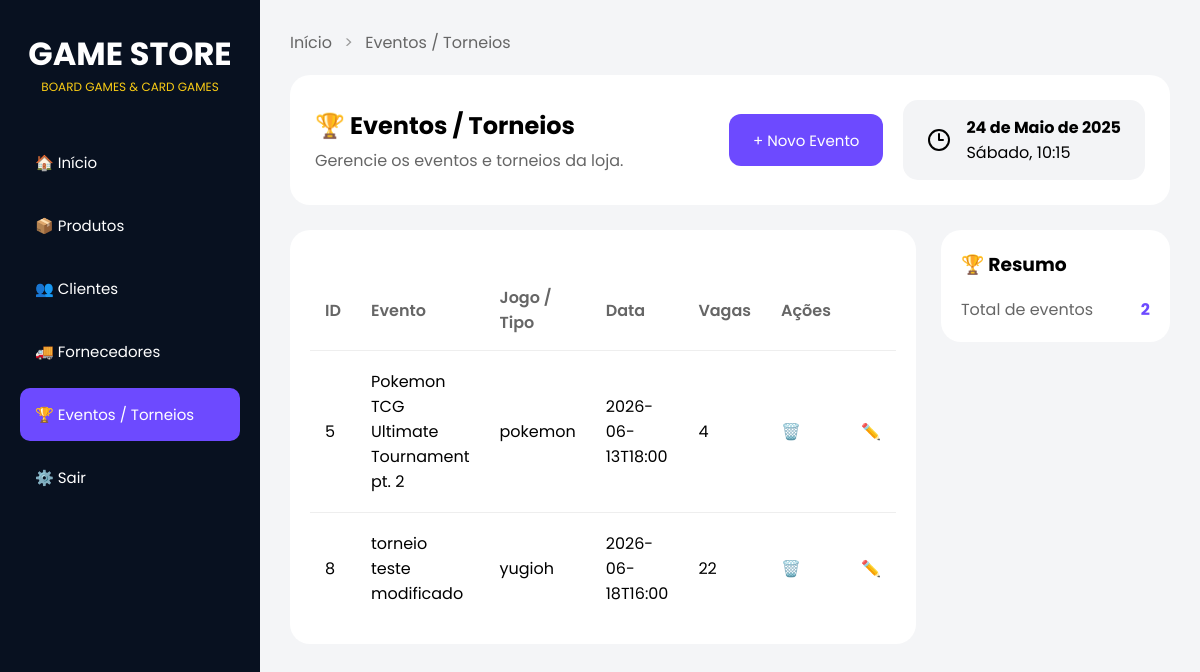
Before: /eventos with the older database file.
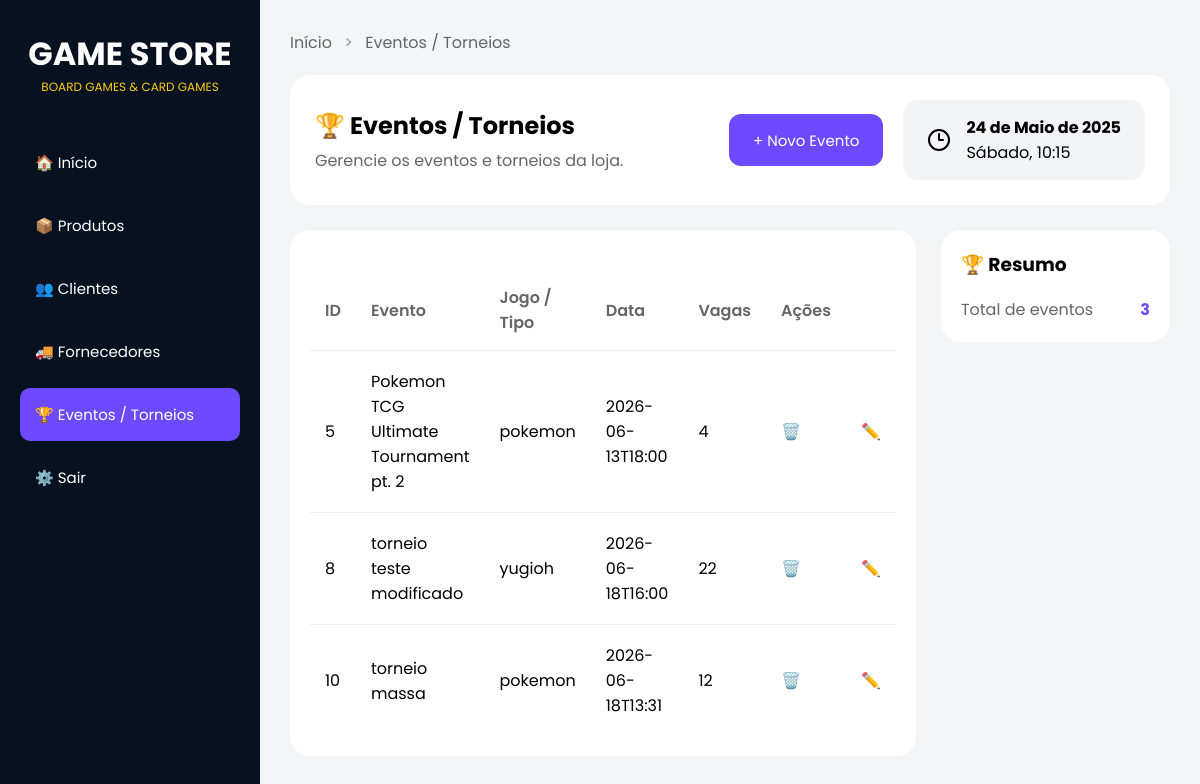
After: the same page with the newer database file.
### tables this page shows
CREATE TABLE eventos (
            id INTEGER PRIMARY KEY AUTOINCREMENT,
            nome TEXT NOT NULL,
            jogo TEXT NOT NULL,
            data TEXT NOT NULL,
            vagas INTEGER NOT NULL
        );

### routes.py (the view)
@app.route("/eventos")
def eventos():
    criar_tabela_eventos()
    lista = listar_eventos()
    return render_template(
    "eventos.html",
    eventos=lista,
    total_eventos=len(lista),
    modo = "criar"
)

### database.py (called while the page is built)
def conectar():
    return sqlite3.connect(CAMINHO_BANCO)

### modules/eventos.py (called while the page is built)
def criar_tabela_eventos():
    conn = conectar()
    cursor = conn.cursor()
    cursor.execute("""
        CREATE TABLE IF NOT EXISTS eventos (
            id INTEGER PRIMARY KEY AUTOINCREMENT,
            nome TEXT NOT NULL,
            jogo TEXT NOT NULL,
            data TEXT NOT NULL,
            vagas INTEGER NOT NULL
        )
    """)
    conn.commit()
    conn.close()

def listar_eventos():
    conn = conectar()
    cursor = conn.cursor()
    cursor.execute("SELECT * FROM eventos") # seleciona tudo da tabela eventos
    eventos = cursor.fetchall()
    conn.close()
    return eventos # retorna tudo q selecionamos com o fetchall

### templates/eventos.html (shortened to what this page needs)
<!doctype html>
<html lang="pt-BR">
<head>
  <link rel="stylesheet" href="{{ url_for('static', filename='eventos.css') }}" />
</head>
<body>
  <div class="sidebar">
    <div class="logo">
      <h1>GAME STORE</h1>
      <p>BOARD GAMES & CARD GAMES</p>
    </div>
    <div class="menu">
      <a href="/">🏠 Início</a>
      <a href="/produtos">📦 Produtos</a>
      <a href="/clientes">👥 Clientes</a>
      <a href="/fornecedores">🚚 Fornecedores</a>
      <a href="/eventos" class="active">🏆 Eventos / Torneios</a>
      <a href="#">⚙️ Sair</a>
    </div>
  </div>
  <main class="main">
    <div class="breadcrumb">
      <a href="/home">Início</a>
      <span>></span>
      <a href="/eventos">Eventos / Torneios</a>
    </div>
    <section class="topo">
      <div class="titulo-subt">
        <h1>🏆 Eventos / Torneios</h1>
        <p>Gerencie os eventos e torneios da loja.</p>
      </div>
      <div class="botoes-titulo">
        <button class="new-event" onclick="mostrarFormulario()">
          + Novo Evento
        </button>
      </div>
      <div class="data">
        <i data-lucide="clock-3"></i>
        <div class="data-textos">
          <h4>24 de Maio de 2025</h4>
          <p>Sábado, 10:15</p>
        </div>
      </div>
    </section>
    <section class="content">
      <div class="eventos">
        <table class="tabela-eventos">
          <thead>
            <tr>
              <th>ID</th>
              <th>Evento</th>
              <th>Jogo / Tipo</th>
              <th>Data</th>
              <th>Vagas</th>
              <th>Ações</th>
            </tr>
          </thead>
          <tbody>
            {% for evento in eventos %}
            <tr>
              <td>{{ evento[0] }}</td>
              <td>{{ evento[1] }}</td>
              <td>{{ evento[2] }}</td>
              <td>{{ evento[3] }}</td>
              <td>{{ evento[4] }}</td>
              <td>
                <form action="/eventos/excluir/{{ evento[0] }}" method="POST">
                  <button type="submit">🗑️</button>
                </form>
              </td>
              <td>
                <form action="/eventos/editar/{{ evento[0] }}" method="GET">
                  <button type="submit">✏️</button>
                </form>
              </td>
            </tr>
            {% endfor %}
          </tbody>
        </table>
      </div>
      <aside class="barra-direita">
        <div class="card">
          <h3>🏆 Resumo</h3>
          <div class="info">
            <span>Total de eventos</span>
            <strong>{{ total_eventos }}</strong>
          </div>
        </div>
      </aside>
    </section>
  </main>
</body>
</html>

### static/Eventos.css (style rules this page uses)
* { margin: 0; padding: 0; box-sizing: border-box; font-family: "Poppins", sans-serif; }
body { background: #f4f5f7; display: flex; }
.sidebar { width: 260px; height: 100vh; background: #081120; color: white; padding: 30px 20px; position: fixed; }
.logo { text-align: center; margin-bottom: 40px; }
.logo h1 { font-size: 32px; }
.logo p { color: #facc15; font-size: 12px; }
.menu { display: flex; flex-direction: column; gap: 10px; }
.menu a { text-decoration: none; color: white; padding: 15px; border-radius: 10px; transition: 0.3s; font-size: 15px; }
.menu a.active { background: #6d4aff; }
.main { margin-left: 260px; width: calc(100% - 260px); padding: 30px; }
.breadcrumb { margin-bottom: 20px; }
.breadcrumb a { text-decoration: none; color: #666; }
.breadcrumb span { margin: 0 8px; color: #999; }
.topo { display: flex; align-items: center; gap: 20px; background: white; padding: 25px; border-radius: 20px; margin-bottom: 25px; }
.titulo-subt { flex: 1; }
.titulo-subt h1 { margin-bottom: 5px; }
.titulo-subt p { color: #666; }
.botoes-titulo { display: flex; gap: 10px; }
.new-event { height: 52px; padding: 0 24px; border: none; border-radius: 12px; font-size: 15px; cursor: pointer; transition: 0.3s; background: #6d4aff; color: white; }
.data { display: flex; align-items: center; gap: 15px; background: #f3f4f6; padding: 15px 24px; border-radius: 15px; }
.data-textos h4, .data-textos p { margin: 0; }
.content { display: flex; gap: 25px; }
.eventos { flex: 1; background: white; border-radius: 20px; padding: 20px; }
.barra-direita { width: 320px; }
.card { background: white; border-radius: 20px; padding: 20px; margin-bottom: 20px; }
.card h3 { margin-bottom: 15px; }
.tabela-eventos { width: 100%; border-collapse: collapse; margin-top: 20px; }
.tabela-eventos th { text-align: left; color: #666; font-weight: 600; padding: 15px; }
.tabela-eventos td { padding: 18px 15px; border-top: 1px solid #eee; }
.tabela-eventos td form button { background: none; border: none; cursor: pointer; font-size: 16px; }
.info { display: flex; justify-content: space-between; margin-top: 18px; }
.info span { color: #666; }
.info strong { color: #6d4aff; }

Changed rows visible on the page:
added eventos: id "10", nome "torneio massa", jogo "pokemon", data "2026-06-18T13:31", vagas "12"
Other visible differences:
{{ total_eventos }}: "2" → "3"
